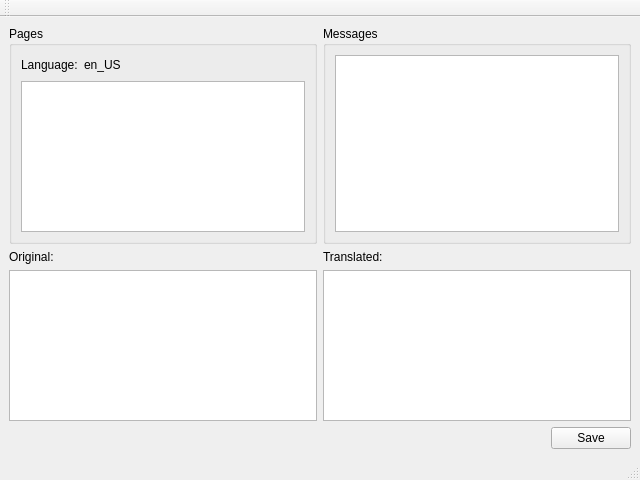
<?xml version="1.0" encoding="UTF-8"?>
<ui version="4.0">
 <class>MainWindow</class>
 <widget class="QMainWindow" name="MainWindow">
  <property name="geometry">
   <rect>
    <x>0</x>
    <y>0</y>
    <width>640</width>
    <height>480</height>
   </rect>
  </property>
  <property name="windowTitle">
   <string>FreeCAD Wiki Offline Translator</string>
  </property>
  <widget class="QWidget" name="centralwidget">
   <layout class="QVBoxLayout" name="verticalLayout_2">
    <item>
     <layout class="QHBoxLayout" name="horizontalLayout_4">
      <item>
       <widget class="QGroupBox" name="groupBox">
        <property name="title">
         <string>Pages</string>
        </property>
        <layout class="QVBoxLayout" name="verticalLayout">
         <item>
          <layout class="QHBoxLayout" name="horizontalLayout_2">
           <item>
            <widget class="QLabel" name="label">
             <property name="text">
              <string>Language:</string>
             </property>
            </widget>
           </item>
           <item>
            <widget class="QLabel" name="langLabel">
             <property name="text">
              <string>en_US</string>
             </property>
            </widget>
           </item>
           <item>
            <spacer name="horizontalSpacer">
             <property name="orientation">
              <enum>Qt::Horizontal</enum>
             </property>
             <property name="sizeHint" stdset="0">
              <size>
               <width>40</width>
               <height>20</height>
              </size>
             </property>
            </spacer>
           </item>
          </layout>
         </item>
         <item>
          <widget class="QTableView" name="tableView"/>
         </item>
        </layout>
       </widget>
      </item>
      <item>
       <widget class="QGroupBox" name="groupBox_2">
        <property name="title">
         <string>Messages</string>
        </property>
        <layout class="QHBoxLayout" name="horizontalLayout_3">
         <item>
          <widget class="QListView" name="listView"/>
         </item>
        </layout>
       </widget>
      </item>
     </layout>
    </item>
    <item>
     <layout class="QGridLayout" name="gridLayout">
      <item row="1" column="0">
       <widget class="QPlainTextEdit" name="plainTextEdit_2"/>
      </item>
      <item row="1" column="1">
       <widget class="QPlainTextEdit" name="plainTextEdit"/>
      </item>
      <item row="0" column="0">
       <widget class="QLabel" name="label_2">
        <property name="text">
         <string>Original:</string>
        </property>
       </widget>
      </item>
      <item row="0" column="1">
       <widget class="QLabel" name="label_3">
        <property name="text">
         <string>Translated:</string>
        </property>
       </widget>
      </item>
     </layout>
    </item>
    <item>
     <layout class="QHBoxLayout" name="horizontalLayout">
      <item>
       <spacer name="horizontalSpacer_2">
        <property name="orientation">
         <enum>Qt::Horizontal</enum>
        </property>
        <property name="sizeHint" stdset="0">
         <size>
          <width>40</width>
          <height>20</height>
         </size>
        </property>
       </spacer>
      </item>
      <item>
       <widget class="QPushButton" name="pushButton">
        <property name="text">
         <string>Save</string>
        </property>
       </widget>
      </item>
     </layout>
    </item>
   </layout>
  </widget>
  <widget class="QMenuBar" name="menubar">
   <property name="geometry">
    <rect>
     <x>0</x>
     <y>0</y>
     <width>640</width>
     <height>38</height>
    </rect>
   </property>
  </widget>
  <widget class="QStatusBar" name="statusbar"/>
  <widget class="QToolBar" name="toolBar">
   <property name="windowTitle">
    <string>toolBar</string>
   </property>
   <attribute name="toolBarArea">
    <enum>TopToolBarArea</enum>
   </attribute>
   <attribute name="toolBarBreak">
    <bool>true</bool>
   </attribute>
  </widget>
 </widget>
 <resources/>
 <connections/>
</ui>
